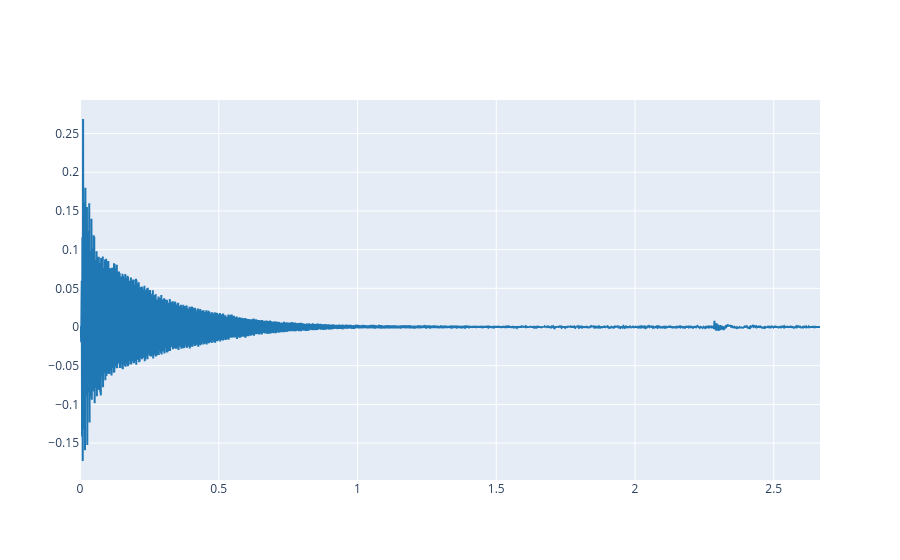

Notebook code cell kept with this figure:
### Markdown cell above
Note that `load_audio` function returns two variables: the audio signal (as a one dimensional array of floating point numbers), and the sampling rate (as a integer number). Now we can plot the audio signal:

### Code cell
plot_signals(ref, fs)

### Figure 1 — Plotly figure (JSON) as saved in the notebook; plotly's stock layout.template omitted (floating-point values rounded to 4 significant figures; data arrays with more than 128 entries replaced by an {"elided": "..."} marker saying what was removed)
{"data": [{"line": {"color": "#1f77b4", "shape": "linear"}, "mode": "lines", "name": "audio signal 0", "type": "scatter", "x": {"elided": "117600 float values"}, "y": {"elided": "117600 float values"}}], "layout": {}}
